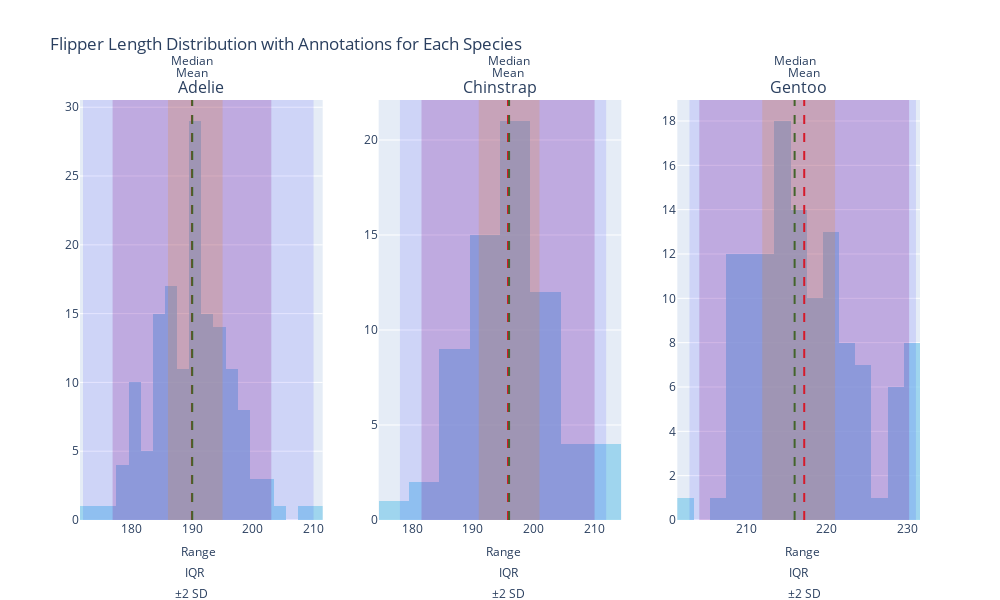

The cell this chart's notebook holds for it:
### Markdown cell above
***1.***

https://chatgpt.com/share/66f61f3c-672c-8012-a478-84bcaba1677c

### Code cell
import pandas as pd
import plotly.express as px
import plotly.graph_objects as go
from plotly.subplots import make_subplots

# Load the dataset
penguins = pd.read_csv("https://raw.githubusercontent.com/mwaskom/seaborn-data/master/penguins.csv")

# Filter out rows with missing flipper_length_mm
penguins = penguins.dropna(subset=['flipper_length_mm'])

# Create a figure with subplots for each species
species = penguins['species'].unique()
fig = make_subplots(rows=1, cols=len(species), subplot_titles=species)

# Iterate over each species and plot histogram with annotations
for i, sp in enumerate(species):
    # Filter data for the current species
    species_data = penguins[penguins['species'] == sp]['flipper_length_mm']
    
    # Calculate statistics
    mean = species_data.mean()
    median = species_data.median()
    std = species_data.std()
    q1 = species_data.quantile(0.25)
    q3 = species_data.quantile(0.75)
    iqr = q3 - q1
    min_val = species_data.min()
    max_val = species_data.max()
    
    # Create a histogram for the current species
    hist = go.Histogram(x=species_data, name=sp, marker=dict(color='skyblue'), opacity=0.75, showlegend=False)
    
    # Add the histogram to the subplot
    fig.add_trace(hist, row=1, col=i+1)
    
    # Add vertical lines for mean and median, aligned but staggered vertically
    fig.add_vline(x=mean, line=dict(color='red', dash='dash'), row=1, col=i+1,
                  annotation_text="Mean", annotation_position="top", annotation_yref="paper", annotation_y=1.04)
    
    fig.add_vline(x=median, line=dict(color='green', dash='dash'), row=1, col=i+1,
                  annotation_text="Median", annotation_position="top", annotation_yref="paper", annotation_y=1.07)
    
    # Add vertical rectangles for range, IQR, and 2 standard deviations
    fig.add_vrect(x0=min_val, x1=max_val, fillcolor="blue", opacity=0.1, row=1, col=i+1, 
                  line_width=0, annotation_text="Range", annotation_position="bottom", annotation_y=-0.1)
    
    fig.add_vrect(x0=q1, x1=q3, fillcolor="orange", opacity=0.2, row=1, col=i+1, 
                  line_width=0, annotation_text="IQR", annotation_position="bottom", annotation_y=-0.15)
    
    fig.add_vrect(x0=mean-2*std, x1=mean+2*std, fillcolor="purple", opacity=0.2, row=1, col=i+1, 
                  line_width=0, annotation_text="±2 SD", annotation_position="bottom", annotation_y=-0.2)

# Update layout for better visualization
fig.update_layout(title_text="Flipper Length Distribution with Annotations for Each Species",
                  barmode='overlay', showlegend=False, height=600, width=1000)

# Show the plot
fig.show()

### Figure 1 — Plotly figure (JSON) as saved in the notebook; plotly's stock layout.template omitted (floating-point values rounded to 4 significant figures; data arrays with more than 128 entries replaced by an {"elided": "..."} marker saying what was removed)
{"data": [{"marker": {"color": "skyblue"}, "name": "Adelie", "opacity": 0.75, "showlegend": false, "type": "histogram", "x": {"elided": "151 int values"}, "xaxis": "x", "yaxis": "y"}, {"marker": {"color": "skyblue"}, "name": "Chinstrap", "opacity": 0.75, "showlegend": false, "type": "histogram", "x": [192, 196, 193, 188, 197, 198, 178, 197, 195, 198, 193, 194, 185, 201, 190, 201, 197, 181, 190, 195, 181, 191, 187, 193, 195, 197, 200, 200, 191, 205, 187, 201, 187, 203, 195, 199, 195, 210, 192, 205, 210, 187, 196, 196, 196, 201, 190, 212, 187, 198, 199, 201, 193, 203, 187, 197, 191, 203, 202, 194, 206, 189, 195, 207, 202, 193, 210, 198], "xaxis": "x2", "yaxis": "y2"}, {"marker": {"color": "skyblue"}, "name": "Gentoo", "opacity": 0.75, "showlegend": false, "type": "histogram", "x": [211, 230, 210, 218, 215, 210, 211, 219, 209, 215, 214, 216, 214, 213, 210, 217, 210, 221, 209, 222, 218, 215, 213, 215, 215, 215, 216, 215, 210, 220, 222, 209, 207, 230, 220, 220, 213, 219, 208, 208, 208, 225, 210, 216, 222, 217, 210, 225, 213, 215, 210, 220, 210, 225, 217, 220, 208, 220, 208, 224, 208, 221, 214, 231, 219, 230, 214, 229, 220, 223, 216, 221, 221, 217, 216, 230, 209, 220, 215, 223, 212, 221, 212, 224, 212, 228, 218, 218, 212, 230, 218, 228, 212, 224, 214, 226, 216, 222, 203, 225, 219, 228, 215, 228, 216, 215, 210, 219, 208, 209, 216, 229, 213, 230, 217, 230, 217, 222, 214, 215, 222, 212, 213], "xaxis": "x3", "yaxis": "y3"}], "layout": {"annotations": [{"font": {"size": 16}, "showarrow": false, "text": "Adelie", "x": 0.1444, "xanchor": "center", "xref": "paper", "y": 1, "yanchor": "bottom", "yref": "paper"}, {"font": {"size": 16}, "showarrow": false, "text": "Chinstrap", "x": 0.5, "xanchor": "center", "xref": "paper", "y": 1, "yanchor": "bottom", "yref": "paper"}, {"font": {"size": 16}, "showarrow": false, "text": "Gentoo", "x": 0.8556, "xanchor": "center", "xref": "paper", "y": 1, "yanchor": "bottom", "yref": "paper"}, {"showarrow": false, "text": "Mean", "x": 190.0, "xanchor": "center", "xref": "x", "y": 1.04, "yanchor": "bottom", "yref": "y domain"}, {"showarrow": false, "text": "Median", "x": 190, "xanchor": "center", "xref": "x", "y": 1.07, "yanchor": "bottom", "yref": "y domain"}, {"showarrow": false, "text": "Range", "x": 191, "xanchor": "center", "xref": "x", "y": -0.1, "yanchor": "bottom", "yref": "y domain"}, {"showarrow": false, "text": "IQR", "x": 190.5, "xanchor": "center", "xref": "x", "y": -0.15, "yanchor": "bottom", "yref": "y domain"}, {"showarrow": false, "text": "±2 SD", "x": 190.0, "xanchor": "center", "xref": "x", "y": -0.2, "yanchor": "bottom", "yref": "y domain"}, {"showarrow": false, "text": "Mean", "x": 195.8, "xanchor": "center", "xref": "x2", "y": 1.04, "yanchor": "bottom", "yref": "y2 domain"}, {"showarrow": false, "text": "Median", "x": 196, "xanchor": "center", "xref": "x2", "y": 1.07, "yanchor": "bottom", "yref": "y2 domain"}, {"showarrow": false, "text": "Range", "x": 195, "xanchor": "center", "xref": "x2", "y": -0.1, "yanchor": "bottom", "yref": "y2 domain"}, {"showarrow": false, "text": "IQR", "x": 196, "xanchor": "center", "xref": "x2", "y": -0.15, "yanchor": "bottom", "yref": "y2 domain"}, {"showarrow": false, "text": "±2 SD", "x": 195.8, "xanchor": "center", "xref": "x2", "y": -0.2, "yanchor": "bottom", "yref": "y2 domain"}, {"showarrow": false, "text": "Mean", "x": 217.2, "xanchor": "center", "xref": "x3", "y": 1.04, "yanchor": "bottom", "yref": "y3 domain"}, {"showarrow": false, "text": "Median", "x": 216, "xanchor": "center", "xref": "x3", "y": 1.07, "yanchor": "bottom", "yref": "y3 domain"}, {"showarrow": false, "text": "Range", "x": 217, "xanchor": "center", "xref": "x3", "y": -0.1, "yanchor": "bottom", "yref": "y3 domain"}, {"showarrow": false, "text": "IQR", "x": 216.5, "xanchor": "center", "xref": "x3", "y": -0.15, "yanchor": "bottom", "yref": "y3 domain"}, {"showarrow": false, "text": "±2 SD", "x": 217.2, "xanchor": "center", "xref": "x3", "y": -0.2, "yanchor": "bottom", "yref": "y3 domain"}], "barmode": "overlay", "height": 600, "shapes": [{"line": {"color": "red", "dash": "dash"}, "type": "line", "x0": 190.0, "x1": 190.0, "xref": "x", "y0": 0, "y1": 1, "yref": "y domain"}, {"line": {"color": "green", "dash": "dash"}, "type": "line", "x0": 190, "x1": 190, "xref": "x", "y0": 0, "y1": 1, "yref": "y domain"}, {"fillcolor": "blue", "line": {"width": 0}, "opacity": 0.1, "type": "rect", "x0": 172, "x1": 210, "xref": "x", "y0": 0, "y1": 1, "yref": "y domain"}, {"fillcolor": "orange", "line": {"width": 0}, "opacity": 0.2, "type": "rect", "x0": 186, "x1": 195, "xref": "x", "y0": 0, "y1": 1, "yref": "y domain"}, {"fillcolor": "purple", "line": {"width": 0}, "opacity": 0.2, "type": "rect", "x0": 176.9, "x1": 203.0, "xref": "x", "y0": 0, "y1": 1, "yref": "y domain"}, {"line": {"color": "red", "dash": "dash"}, "type": "line", "x0": 195.8, "x1": 195.8, "xref": "x2", "y0": 0, "y1": 1, "yref": "y2 domain"}, {"line": {"color": "green", "dash": "dash"}, "type": "line", "x0": 196, "x1": 196, "xref": "x2", "y0": 0, "y1": 1, "yref": "y2 domain"}, {"fillcolor": "blue", "line": {"width": 0}, "opacity": 0.1, "type": "rect", "x0": 178, "x1": 212, "xref": "x2", "y0": 0, "y1": 1, "yref": "y2 domain"}, {"fillcolor": "orange", "line": {"width": 0}, "opacity": 0.2, "type": "rect", "x0": 191, "x1": 201, "xref": "x2", "y0": 0, "y1": 1, "yref": "y2 domain"}, {"fillcolor": "purple", "line": {"width": 0}, "opacity": 0.2, "type": "rect", "x0": 181.6, "x1": 210.1, "xref": "x2", "y0": 0, "y1": 1, "yref": "y2 domain"}, {"line": {"color": "red", "dash": "dash"}, "type": "line", "x0": 217.2, "x1": 217.2, "xref": "x3", "y0": 0, "y1": 1, "yref": "y3 domain"}, {"line": {"color": "green", "dash": "dash"}, "type": "line", "x0": 216, "x1": 216, "xref": "x3", "y0": 0, "y1": 1, "yref": "y3 domain"}, {"fillcolor": "blue", "line": {"width": 0}, "opacity": 0.1, "type": "rect", "x0": 203, "x1": 231, "xref": "x3", "y0": 0, "y1": 1, "yref": "y3 domain"}, {"fillcolor": "orange", "line": {"width": 0}, "opacity": 0.2, "type": "rect", "x0": 212, "x1": 221, "xref": "x3", "y0": 0, "y1": 1, "yref": "y3 domain"}, {"fillcolor": "purple", "line": {"width": 0}, "opacity": 0.2, "type": "rect", "x0": 204.2, "x1": 230.2, "xref": "x3", "y0": 0, "y1": 1, "yref": "y3 domain"}], "showlegend": false, "title": {"text": "Flipper Length Distribution with Annotations for Each Species"}, "width": 1000, "xaxis": {"anchor": "y", "domain": [0, 0.2889]}, "xaxis2": {"anchor": "y2", "domain": [0.3556, 0.6444]}, "xaxis3": {"anchor": "y3", "domain": [0.7111, 1]}, "yaxis": {"anchor": "x", "domain": [0, 1]}, "yaxis2": {"anchor": "x2", "domain": [0, 1]}, "yaxis3": {"anchor": "x3", "domain": [0, 1]}}}
